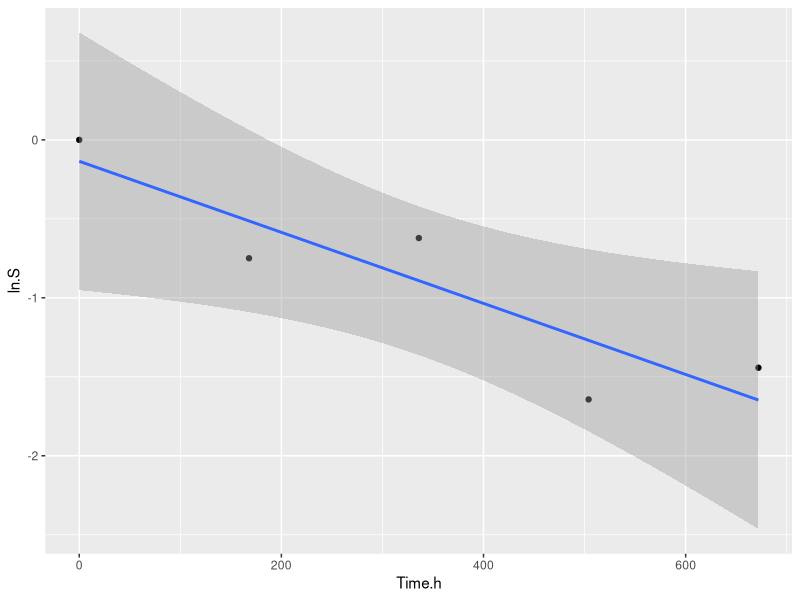
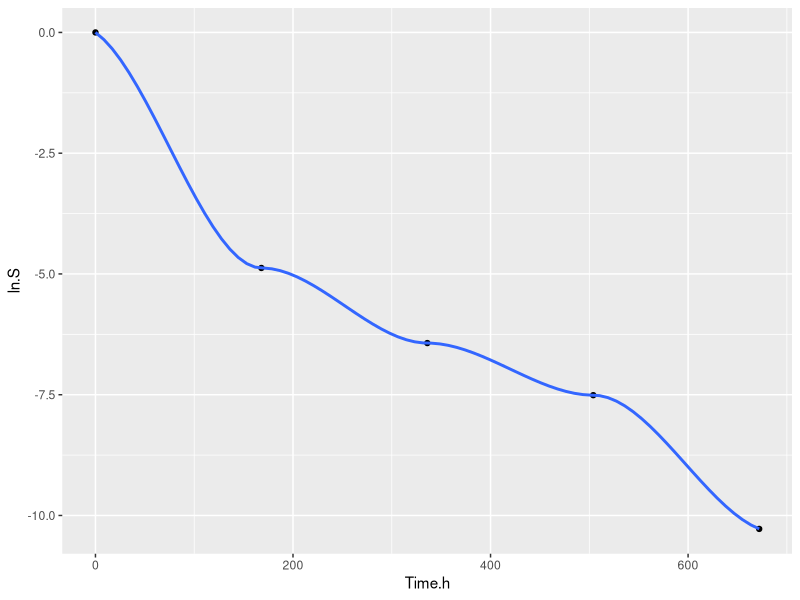
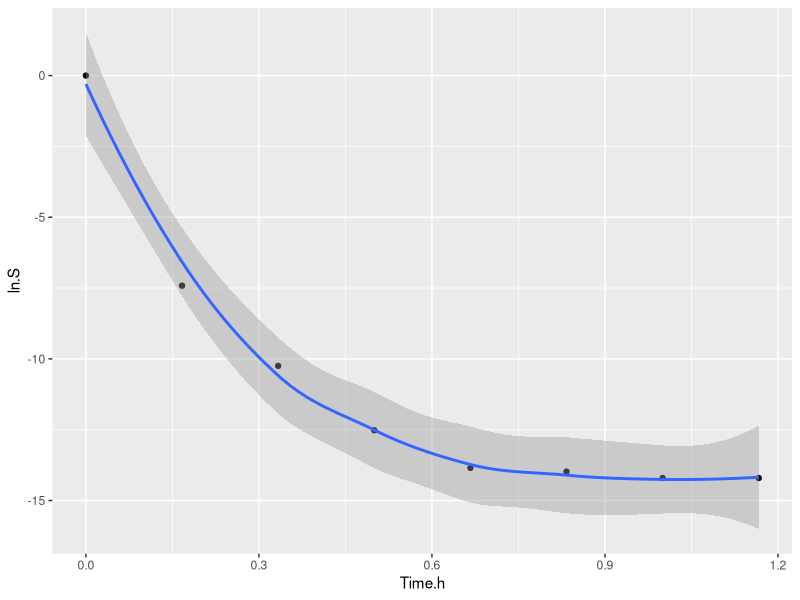
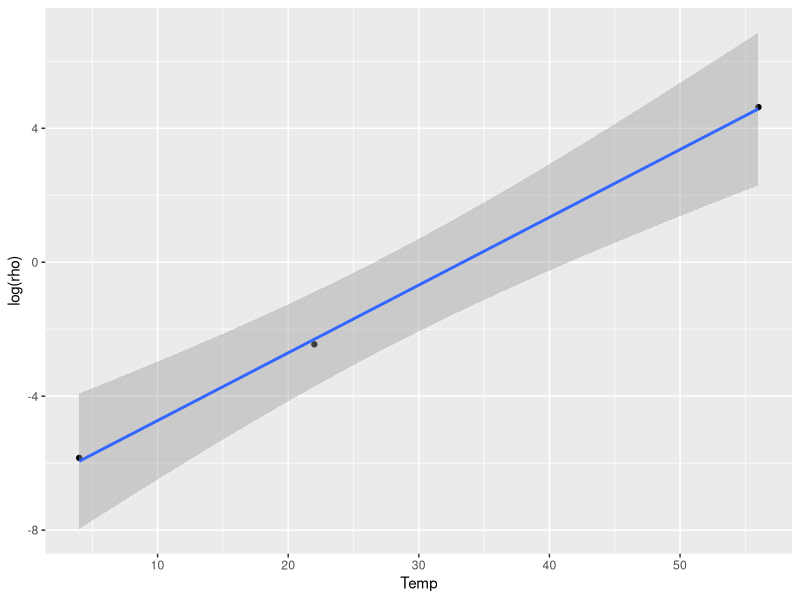
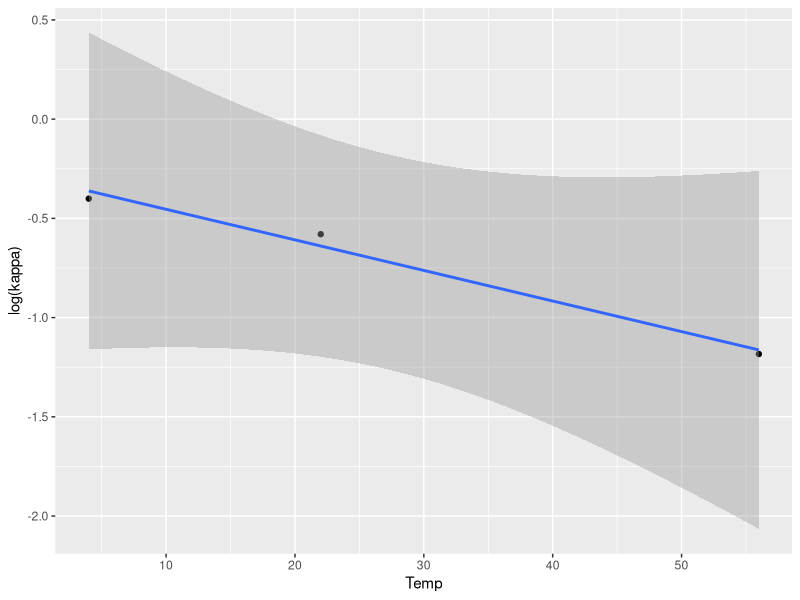
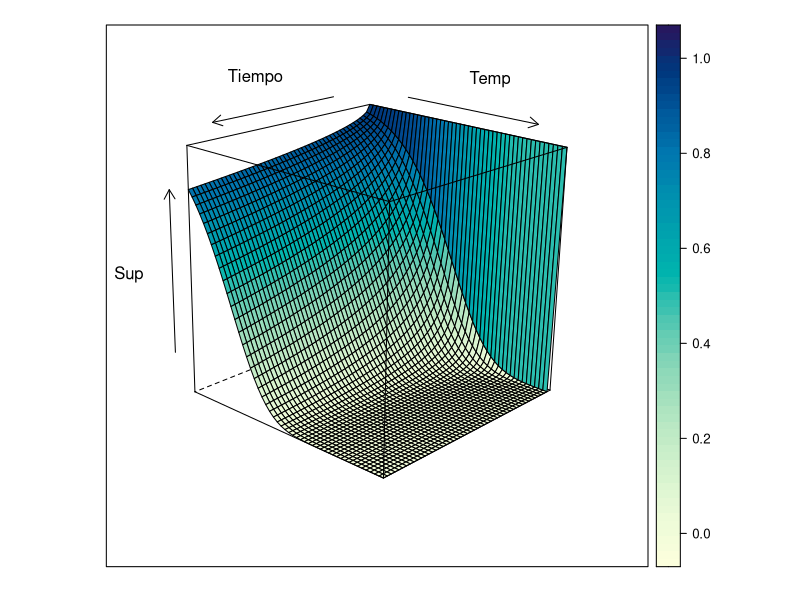

Here is the R script that generated these plots, in order:
## ---- chunk 1
knitr::opts_chunk$set(echo = TRUE)
## ---- chunk 2
datos <- read.csv("Nicho/Datos-HeV/HeV-survival.csv")

d.4 <- subset(datos, Temp == 4)
d.22 <- subset(datos, Temp == 22)
d.56 <- subset(datos, Temp == 56)
## ---- chunk 3
library(ggplot2)

ggplot(d.4) + geom_point(aes(x = Time.h, y = ln.S)) +
  geom_smooth(aes(x = Time.h, y = ln.S), method = "lm")

ggplot(d.22) + geom_point(aes(x = Time.h, y = ln.S)) +
  geom_smooth(aes(x = Time.h, y = ln.S), method = "loess")

ggplot(d.56) + geom_point(aes(x = Time.h, y = ln.S)) +
  geom_smooth(aes(x = Time.h, y = ln.S), method = "loess")
## ---- chunk 4
m4 <- nls(ln.S ~ -( rho * Time.h )^ (kappa), 
          data = d.4, 
          start = list(rho = 1, kappa = 0.9),
          lower = c(0.00001, 0.1),
          upper = c(1, 1),
          algorithm =  "port")

m22 <- nls(ln.S ~ -( rho * Time.h )^ (kappa), 
          data = d.22, 
          start = list(rho = 1, kappa = 0.9),
          lower = c(0.0001, 0.1),
          upper = c(1, 1),
          algorithm =  "port")

m56 <- nls(ln.S ~ -( rho * Time )^ (kappa), 
          data = d.56, 
          start = list(rho = 1, kappa = 0.9),
          lower = c(0.1, 0.1),
          upper = c(105, 1.5),
          algorithm =  "port")
## ---- chunk 5
par.estim <- data.frame(rbind(coef(m4), coef(m22), coef(m56)))

par.estim$Temp <-c(4, 22, 56)

ggplot(par.estim) + geom_point(aes(x = Temp, y = log(rho))) +
  geom_smooth(aes(x = Temp, y = log(rho)), method = "lm")
ggplot(par.estim) + geom_point(aes(x = Temp, y = log(kappa))) +
  geom_smooth(aes(x = Temp, y = log(kappa)), method = "lm")
## ---- chunk 6
m.rho <- lm(log(rho) ~ Temp, data = par.estim)
m.kappa <- lm(log(kappa) ~ Temp + Temp^2, data = par.estim)

rho.coef <- coef(m.rho)
kappa.coef <- coef(m.kappa)

coef.pk <- data.frame(par = c("ap", "Bp", "ak", "Bk"), 
                      valor = c(rho.coef, kappa.coef))
## ---- chunk 7
knitr::kable(coef.pk)
## ---- chunk 8
pars <- as.list(coef.pk$valor)
names(pars) <- coef.pk$par
mod <- nls(ln.S ~ -(exp(ap  + Bp * Temp) * Time.h)^exp(ak + Bk * Temp), 
           data = datos,
           start = pars,
           lower = c(-12, 0, -1, -0.05),
           upper = c(-3, 0.5, 0.1, 0.1),
           algorithm = "port")
summary(mod)
## ---- chunk 9
datos.nuevos <- expand.grid(Tiempo = seq(0, 12, len = 50),
                            Temp = seq(4, 56, len = 50))
knitr::kable(head(datos.nuevos))
## ---- chunk 10
weib <- function(Tiempo = NA, Temp = NA, pars = NA){
  ap <- pars$ap
  Bp <- pars$Bp
  ak <- pars$ak
  Bk <- pars$Bk
  
  p <- exp(ap + Bp * Temp)
  k <- exp(ak + Bk * Temp)
  
  S <- exp(- (p * Tiempo) ^ k)
  return(S)
}
## ---- chunk 11
pars.1 <- as.list(coef(mod))

Sup <- weib(Tiempo = datos.nuevos$Tiempo,
              Temp = datos.nuevos$Temp,
              pars = pars.1)

datos.nuevos$Sup <- Sup
## ---- chunk 12
library(lattice)

wireframe(Sup ~ Tiempo + Temp, 
          data = datos.nuevos,
          drape = T,
          screen = list(z = -135, x = -70, y = 3))
